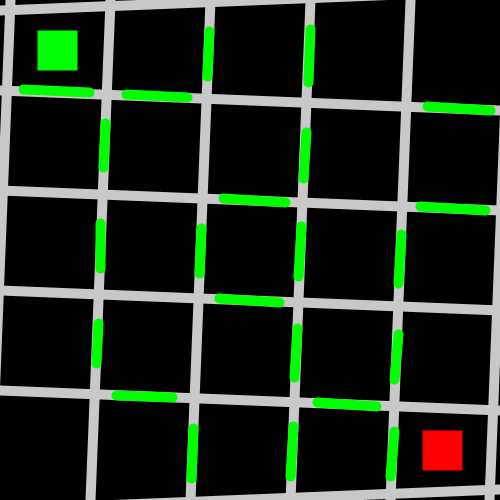
Frame 1 (no input)
Frame 60 (the mouse pressed at the canvas centre just before this capture): identical to frame 1, image omitted
Frame 120 (the mouse held since frame 60 and released just before this capture): identical to frame 1, image omitted

The Processing sketch that drew this single still picture (run headless with seeded random() and noise(); from frame 60 on, the mouse is pressed at the canvas centre):

// Processing sketch: Line_Piece_240904a
// ── Line_Piece_240904a.pde
//Canvas, Stroke//
void setup() {
  size(500, 500);
}

//Draw A Maze//
void draw() {
  background(0);
  strokeWeight(10);
  
//Start and End//
 
//End//
 fill(0, 255, 0);
 stroke(0, 255, 0);
 rect(42, 35, 30, 30);

//Start//
 fill(255, 0, 0);
 stroke(255, 0, 0);
 rect(427, 435, 30, 30);


  //Main Vertical Lines//
  stroke(200);

  line(10, 0, -10, 500);

  line(509, 1, 489, 500 );

  line(110, 0, 90, 500);

  line(210, 0, 190, 500);

  line(310, 0, 290, 500);

  line(410, 0, 390, 500);

  // Horizontal Lines//
  line(0, 10, 500, -10);

  line(0, 509, 499, 489);

  line(500, 110, 0, 90);

  line(500, 210, 0, 190);

  line(500, 310, 0, 290);

  line(500, 410, 0, 390);

  //Doors Vertical//
  stroke(0, 255, 0);

  //1st line doors//
  line(98, 323, 96, 363);
  line(100, 223, 100, 268);
  line(105, 123, 103, 167);

  //2nd line doors//
  line(209, 31, 207, 76);
  line(199, 273, 201, 228);
  line(191, 478, 193, 428);

  //3rd line doors//
  line(310, 29, 308, 82);
  line(306, 132, 303, 178);
  line(301, 226, 298, 276);
  line(297, 328, 294, 377);
  line(293, 426, 290, 476);

  //4th line doors//
  line(401, 234, 398, 283);
  line(398, 334, 394, 379);
  line(394, 431, 390, 476);

  //Doors Horizontal//

  //1st line doors//
  line(89, 92, 23, 89);
  line(187, 97, 126, 94);
  line(490, 110, 427, 106);

  //2nd line doors//
  line(285, 202, 223, 198);
  line(485, 210, 420, 206);

  //3rd line doors//
  line(279, 302, 219, 298);

  //4th line doors//
  line(172, 397, 116, 395);
  line(376, 406, 317, 402);
  
  if(frameCount == 1){
    save("Line_Ass.png");
  }
}
